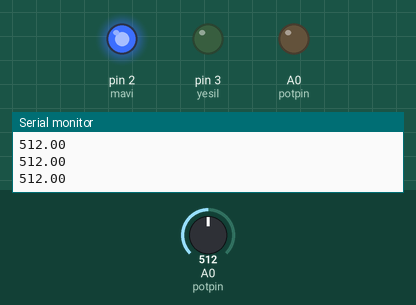
Simulated run of this sketch. Board: Arduino Uno, built with avr-gcc and run on an emulated ATmega328P. Parts: output pins drawn as LEDs (lit = HIGH), the last lines printed to the serial monitor. The test bench sets the inputs (shaded band); at power-on: A0 (potpin) = 512. Pins used as bus, display or sensor lines are not drawn.

Above: at 1.2 s.
1.3 s: A0 (potpin) set to 691
2.8 s: A0 (potpin) set to 710
At 3.6 s:
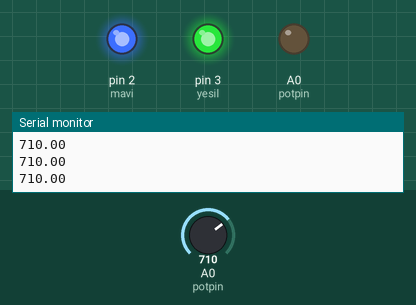
4.3 s: A0 (potpin) set to 90
At 5.0 s:
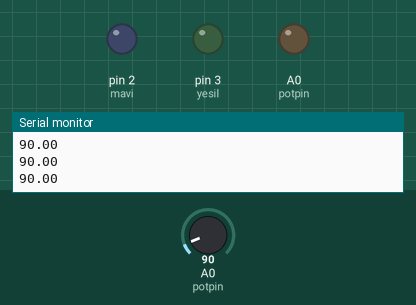
5.8 s: A0 (potpin) set to 95
7.3 s: A0 (potpin) set to 106
At 7.9 s:
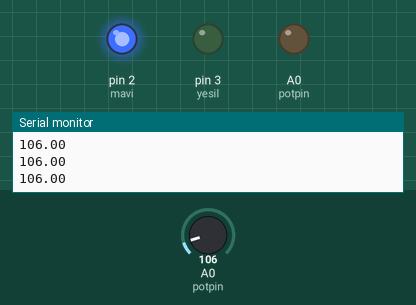
8.8 s: A0 (potpin) set to 89
At 9.4 s:
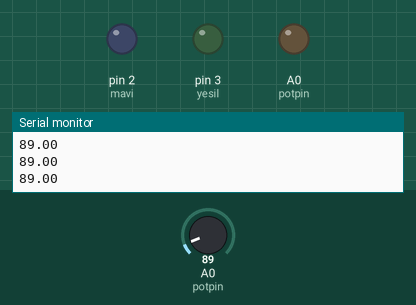
Timing chart, 0 to 11.3 s (numbered marks = the images above; inputs shaded):
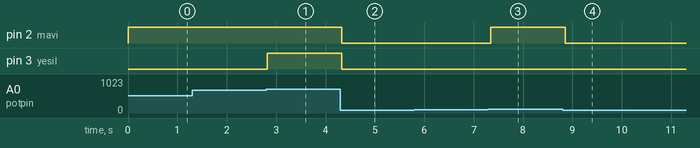

Measured:
- the behaviour switches between 700 and 701 on A0 (potpin) (found by bisection; images 0 and 1)
- the behaviour switches between 99 and 100 on A0 (potpin) (found by bisection; images 2 and 3)
- after the input at 2.8 s, pin 3 (yesil): LOW → HIGH at once
- after the input at 4.3 s, pin 2 (mavi), pin 3 (yesil): HIGH → LOW at once
- after the input at 7.3 s, pin 2 (mavi): LOW → HIGH at once
- after the input at 8.8 s, pin 2 (mavi): HIGH → LOW after 0.05 s

The sketch:

potnsiymtre_led_yakma.ino
```cpp
const int kirmizi =1;
const int mavi =2;
const int yesil=3;
const int potpin= A0;
float deger;
void setup() {
pinMode(kirmizi ,OUTPUT);
pinMode(mavi,OUTPUT);
pinMode(yesil,OUTPUT);
pinMode(A0 ,OUTPUT);
Serial.begin(9600);
}

void loop() {
deger=analogRead(A0);
if (deger>=0 && deger<=99)
  {
digitalWrite(kirmizi , LOW);
digitalWrite(mavi , LOW);
digitalWrite(yesil , LOW);
  }


 else if(deger>=100 && deger<340)
{
digitalWrite(kirmizi , LOW);
digitalWrite(mavi , HIGH);
digitalWrite(yesil , LOW);
}
else if (deger>=340 && deger<=700)
{
digitalWrite(kirmizi , HIGH);
digitalWrite(mavi , HIGH);
digitalWrite(yesil , LOW);
}
else if (deger >=701)
{
digitalWrite(kirmizi , HIGH);
digitalWrite(mavi , HIGH);
digitalWrite(yesil , HIGH);
}
delay(100);
Serial.println(deger);
}
```
